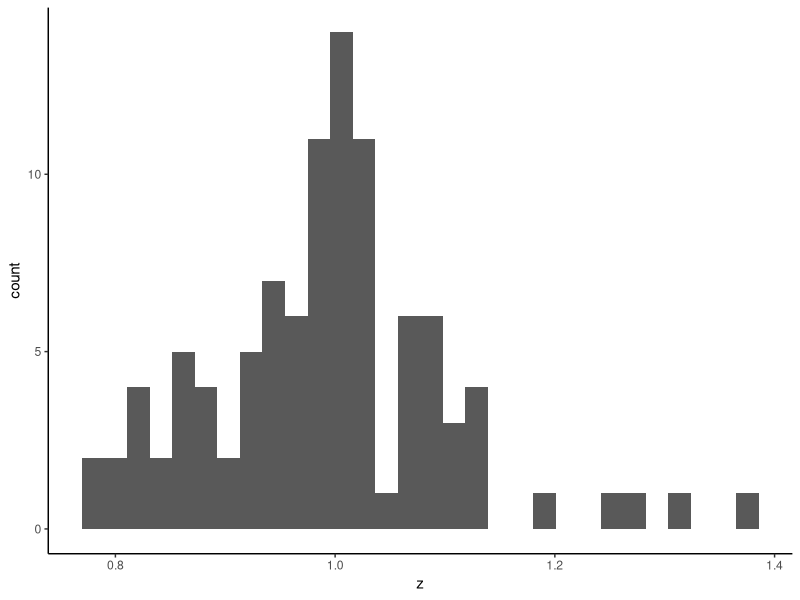
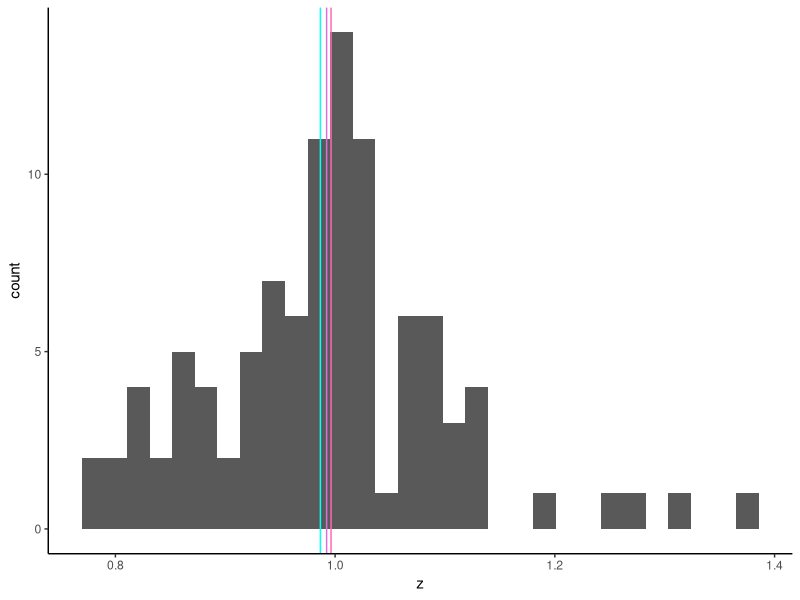
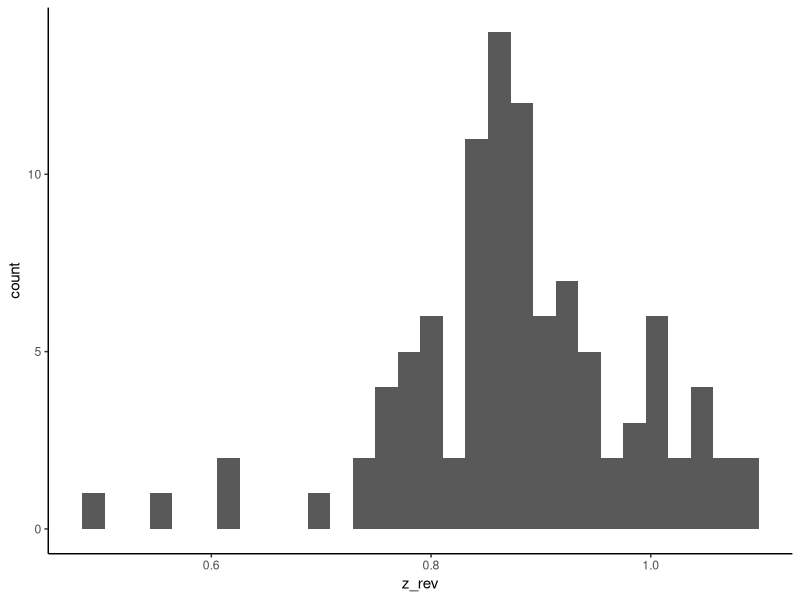
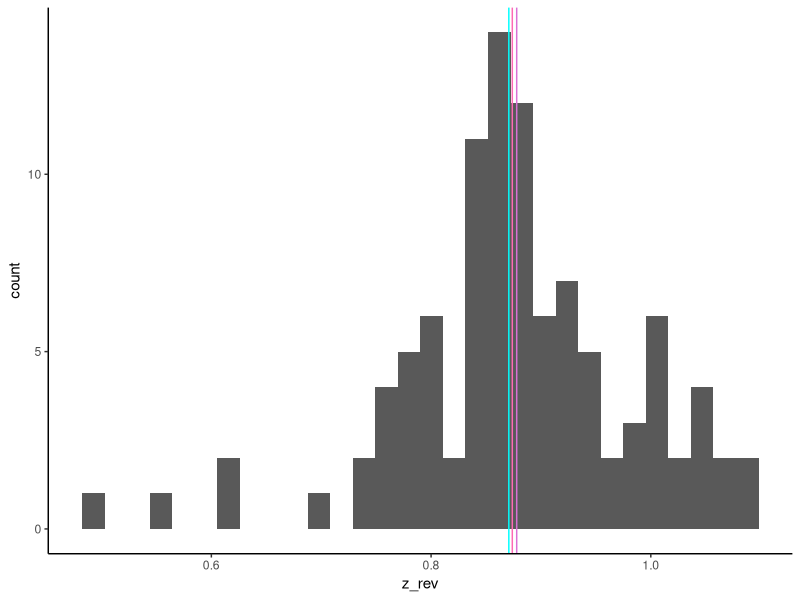

Reproduce these figures in R, in order.
# Descriptive Statistics Lab
library(tidyverse)

# central tendency --------------------------------------------------------
# (1) Create a new vector z with length 100 as exp(rnorm(n = 100, mean = 0, sd = 0.1)), and calculate the arithmetic mean, geometric mean, and median of z.
z <- exp(rnorm(n = 100, mean = 0, sd = 0.1))

(z_mu <- mean(z)) #arithmetic mean 

(mu_z_geom <- prod(z)^(1/length(z))) #geometric mean

(med_z <- median(z)) #median 

# (2) Draw a histogram of z using functions tibble(), ggplot(), and geom_histogram().
z_for_histo <- tibble(z=z)

z_for_histo %>% 
  ggplot(mapping= aes(x=z)) + 
  geom_histogram() + 
  theme_classic()

# (3) Draw vertical lines of arithmetic mean, geometric mean, and median on the histogram with different colors using a function geom_vline() .
z_for_histo %>% 
  ggplot(mapping= aes(x=z)) + 
  geom_histogram() + 
  geom_vline(xintercept=z_mu, color="orchid") +
  geom_vline(xintercept=mu_z_geom, color="cyan")+
  geom_vline(xintercept=med_z, color="hotpink")+
  theme_classic()
# could also make a separate df for the central tendencies and then call them in geom_vline

# (4) Visually compare the values of the central tendency measures with the vertical lines drawn by geom_vline().

#The arithmetic mean is higher/a larger number than than the geometric mean, biased towards the higher values. 
#The median is in between the geometric and arithmetic means. 

# (5) Create a new vector z_rev as -z + max(z) + 0.5, and repeat step 1 – 4.
z_rev <- -z +max(z) + 0.5

(z_rev_mu <- mean(z_rev)) #arithmetic mean 

(mu_z_rev_geom <- prod(z_rev)^(1/length(z_rev))) #geometric mean

(med_z_rev <- median(z_rev)) #median 

z_rev_for_histo <- tibble(z_rev=z_rev)

z_rev_for_histo %>% 
  ggplot(mapping= aes(x=z_rev)) + 
  geom_histogram() + 
  theme_classic()

z_rev_for_histo %>% 
  ggplot(mapping= aes(x=z_rev)) + 
  geom_histogram() + 
  geom_vline(xintercept=z_rev_mu, color="orchid") +
  geom_vline(xintercept=mu_z_rev_geom, color="cyan")+
  geom_vline(xintercept=med_z_rev, color="hotpink")+
  theme_classic()

#Visually compare: on this one, the median was the highest value, and the geometric mean was the lowest. 
#The arithmetic mean was in the middle, and both of the means seemed skewed towards the small outliers on the right.

# variation ---------------------------------------------------------------
# Why do we have absolute (variance, SD, MAD, IQR) and relative measures (CV, MAD/Median) of variation? 
# To understand this, suppose we have 100 measurements of fish weight in unit “gram.” (w in the following script)
w <- rnorm(100, mean = 10, sd = 1)
head(w) # show first 10 elements in w

# Using this data, perform the following exercise:
# (1) Convert the unit of w to “milligram” and create a new vector m.
m <- 1000 * w

# (2) Calculate SD and MAD for w and m.
(w_sd <- sqrt(sum((w- mean(w))^2) / length(w)))
(m_sd <- sqrt(sum((m- mean(m))^2) / length(m)))

(w_MAD <- median(abs(w - median(w))))
(m_MAD <- median(abs(m - median(m))))

# (3) Calculate CV and MAD/Median for w and m.
(w_CV <- w_sd/mean(w))
(m_CV <- m_sd/mean(m))

(mm_w <- w_MAD/median(w))
(mm_m <- m_MAD/median(m))

#Notice that these two values are scaled so that you can compare between units (grams and milligrams)
